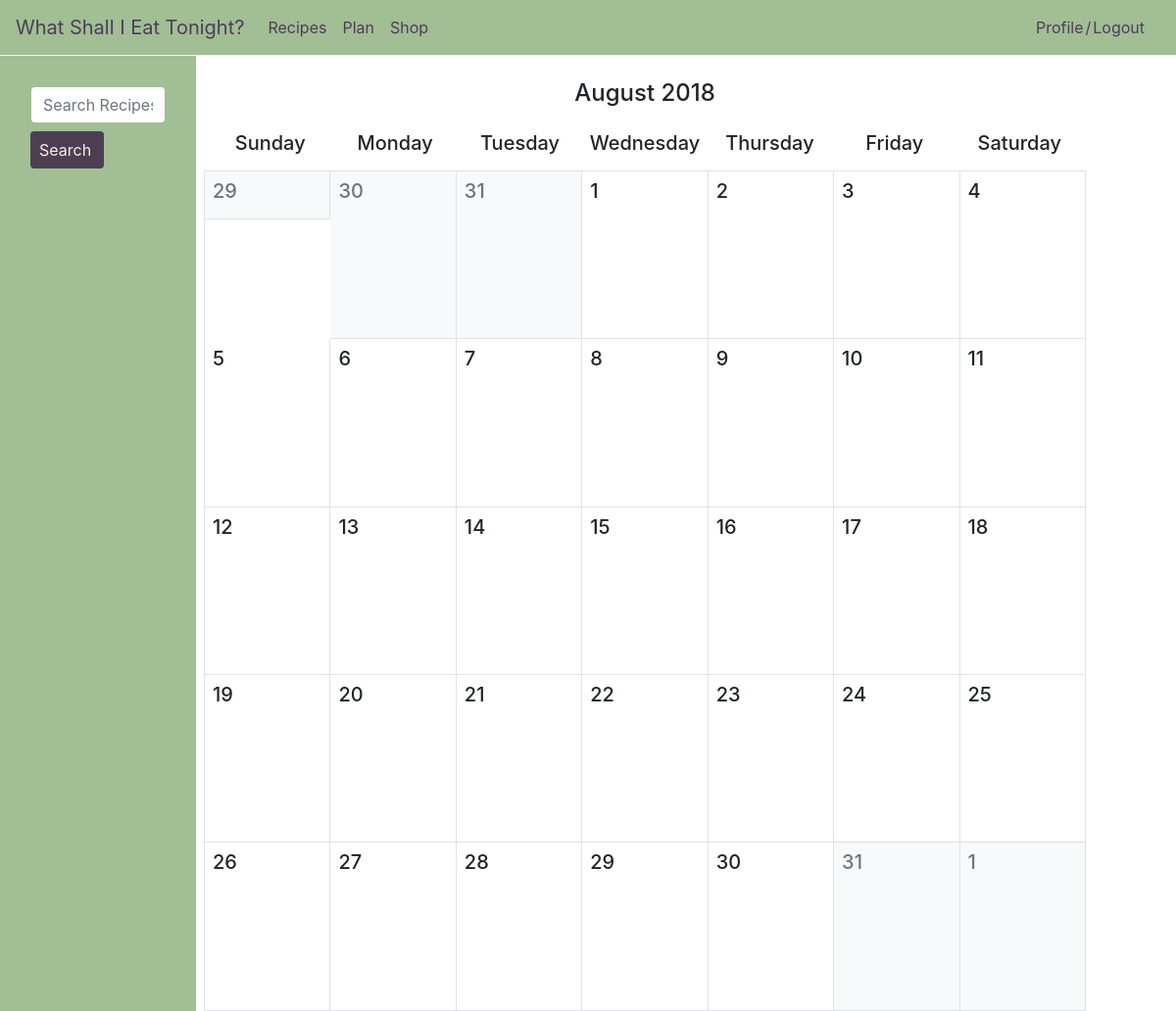
/plan/ (signed in), run on an earlier commit of the app's database.
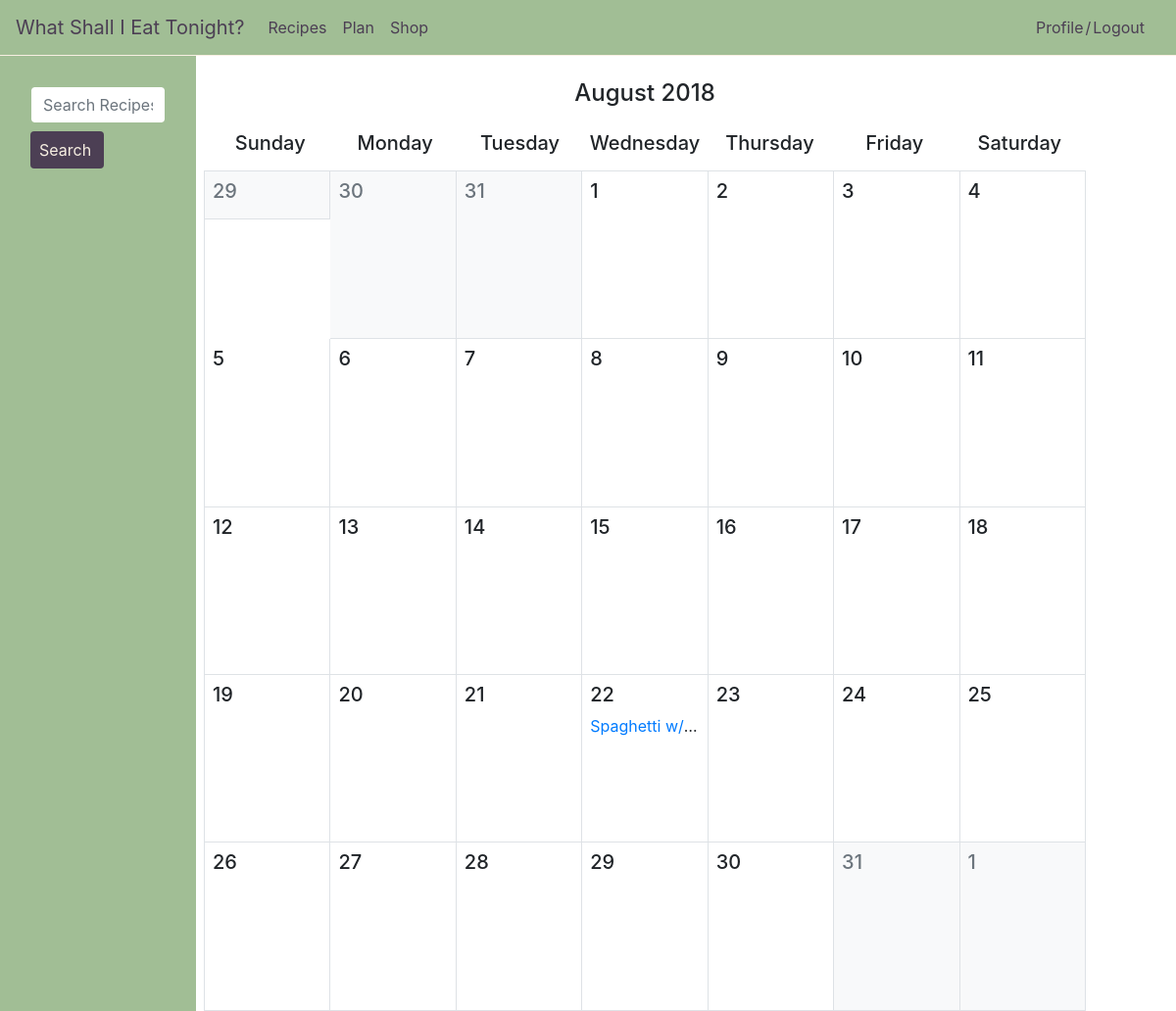
And on a later commit of the database.
### recipes/models.py (models this page shows, shortened)
class Recipe(models.Model):
    user = models.ForeignKey(User, on_delete=models.CASCADE)
    title = models.CharField(max_length = 200)
    url = models.URLField(max_length=200, blank=False, default='')
    date = models.DateField(null=True, blank=True)
    tag = models.CharField(max_length = 100, blank=True, null=True)
    ingredients = models.TextField()
    BREAKFAST = 'Breakfast'
    BRUNCH = 'Brunch'
    LUNCH = 'Lunch'
    DINNER = 'Dinner'
    SIDES = 'Sides'
    SNACKS = 'Snacks'
    DRINKS = 'Drinks'
    COURSE_CHOICES = (
        (BREAKFAST, 'Breakfast'),
        (BRUNCH, 'Brunch'),
        (LUNCH, 'Lunch'),
        (DINNER, 'Dinner'),
        (SIDES, 'Sides'),
        (SNACKS, 'Snacks'),
        (DRINKS, 'Drinks'),
        (None, 'None')
    )
    course = models.CharField(
        max_length = 100,
        choices = COURSE_CHOICES,
        null = True,
        default = None,
        blank=True,
    )

### plan/views.py (the view)
# urls.py: path('', views.IndexView.as_view(), name='index'),
class IndexView(generic.ListView):
    template_name = 'plan/index.html'
    context_object_name = 'recipe_list'
    def get_queryset(self):
        queryset = Recipe.objects.filter(user=self.request.user)
        return queryset.order_by('date')

### plan/templates/plan/index.html (shortened to what the changed rows need)
{% extends 'plan_base.html' %}
    {% block body %}
      {% if recipe_list %}
               <div class="row border border-right-0 border-bottom-0">
                 <div class="day col-sm p-2 border border-left-0 border-top-0 text-truncate ">
                   <h5 class="row align-items-center">
                     <span class="date col-1">22</span>
                     <span class="col-1"></span>
                   </h5>
                   {% for recipe in recipe_list %}
                   {% if recipe.date|date:"SHORT_DATE_FORMAT" == "08/22/2018" %}
                   <a href="{% url 'recipes:detail' recipe.id %}">{{ recipe.title }}</a>
                   {% endif %}
                   {% endfor %}
                 </div>
               </div>
               {% endif %}
    {% endblock %}

What changed in the data, as far as the page shows it:
now on this page (row edited): Recipe: title "Spaghetti w/…"
